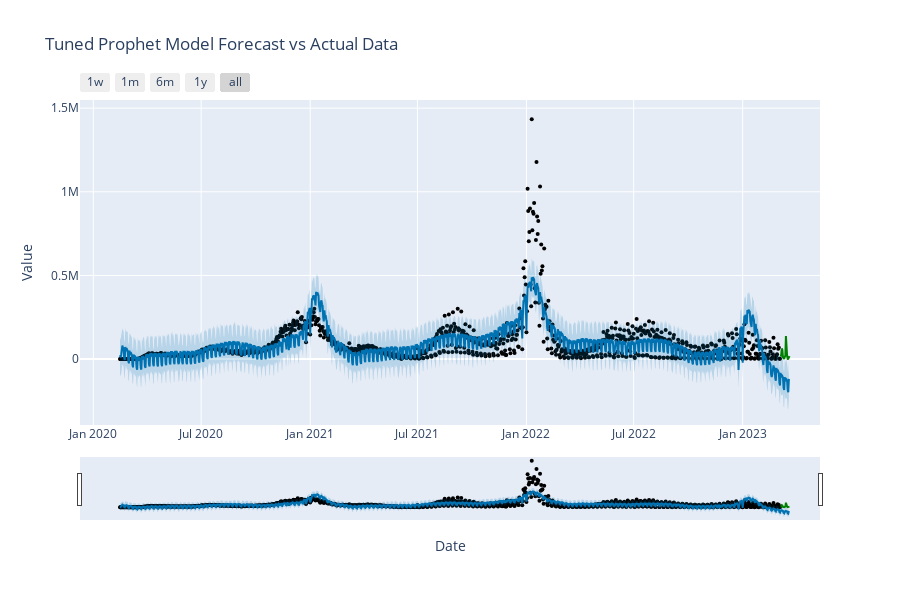

Notebook code cell kept with this figure:
### Code cell
model2 = Prophet(changepoint_prior_scale = 0.031623, seasonality_prior_scale = 0.046416)
model2.add_country_holidays(country_name='US')

model2.fit(y_train)
# changepoint_prior_scale = 0.031623
# seasonality_prior_scale = 0.046416

forecast_df = forecast_df_complete(model2, y_train, y_test)


# Generate the Prophet forecast plot
fig = plot_plotly(model2, forecast_df)

# Add the test actual data points
fig.add_trace(go.Scatter(
    x=y_test.ds, 
    y=y_test.y, 
    mode='lines', 
    name='Historical Predictions', 
    line=dict(color='green')
))

# Add titles and labels
fig.update_layout(
    title="Tuned Prophet Model Forecast vs Actual Data",
    xaxis_title="Date",
    yaxis_title="Value",
    legend_title="Legend"
)

# Display the plot
fig.show();

### Figure 1 — Plotly figure (JSON) as saved in the notebook; plotly's stock layout.template omitted (floating-point values rounded to 4 significant figures; data arrays with more than 128 entries replaced by an {"elided": "..."} marker saying what was removed)
{"data": [{"marker": {"color": "black", "size": 4}, "mode": "markers", "name": "Actual", "type": "scatter", "x": {"elided": "1115 str values"}, "y": {"elided": "1115 int values"}}, {"hoverinfo": "skip", "line": {"width": 0}, "mode": "lines", "type": "scatter", "x": {"elided": "1130 str values"}, "y": {"elided": "1130 float values"}}, {"fill": "tonexty", "fillcolor": "rgba(0, 114, 178, 0.2)", "line": {"color": "#0072B2", "width": 2}, "mode": "lines", "name": "Predicted", "type": "scatter", "x": {"elided": "1130 str values"}, "y": {"elided": "1130 float values"}}, {"fill": "tonexty", "fillcolor": "rgba(0, 114, 178, 0.2)", "hoverinfo": "skip", "line": {"width": 0}, "mode": "lines", "type": "scatter", "x": {"elided": "1130 str values"}, "y": {"elided": "1130 float values"}}, {"line": {"color": "green"}, "mode": "lines", "name": "Historical Predictions", "type": "scatter", "x": ["2023-03-06T00:00:00", "2023-03-07T00:00:00", "2023-03-08T00:00:00", "2023-03-09T00:00:00", "2023-03-10T00:00:00", "2023-03-11T00:00:00", "2023-03-12T00:00:00", "2023-03-13T00:00:00", "2023-03-14T00:00:00", "2023-03-15T00:00:00", "2023-03-16T00:00:00", "2023-03-17T00:00:00", "2023-03-18T00:00:00", "2023-03-19T00:00:00", "2023-03-20T00:00:00", "2023-03-21T00:00:00"], "y": [14774, 23808, 63372, 55547, 10161, 1489, 1005, 13115, 20174, 137629, 54460, 18756, 1175, 1424, 9787, 18373]}], "layout": {"height": 600, "legend": {"title": {"text": "Legend"}}, "showlegend": false, "title": {"text": "Tuned Prophet Model Forecast vs Actual Data"}, "width": 900, "xaxis": {"rangeselector": {"buttons": [{"count": 7, "label": "1w", "step": "day", "stepmode": "backward"}, {"count": 1, "label": "1m", "step": "month", "stepmode": "backward"}, {"count": 6, "label": "6m", "step": "month", "stepmode": "backward"}, {"count": 1, "label": "1y", "step": "year", "stepmode": "backward"}, {"step": "all"}]}, "rangeslider": {"visible": true}, "title": {"text": "Date"}, "type": "date"}, "yaxis": {"title": {"text": "Value"}}}}
